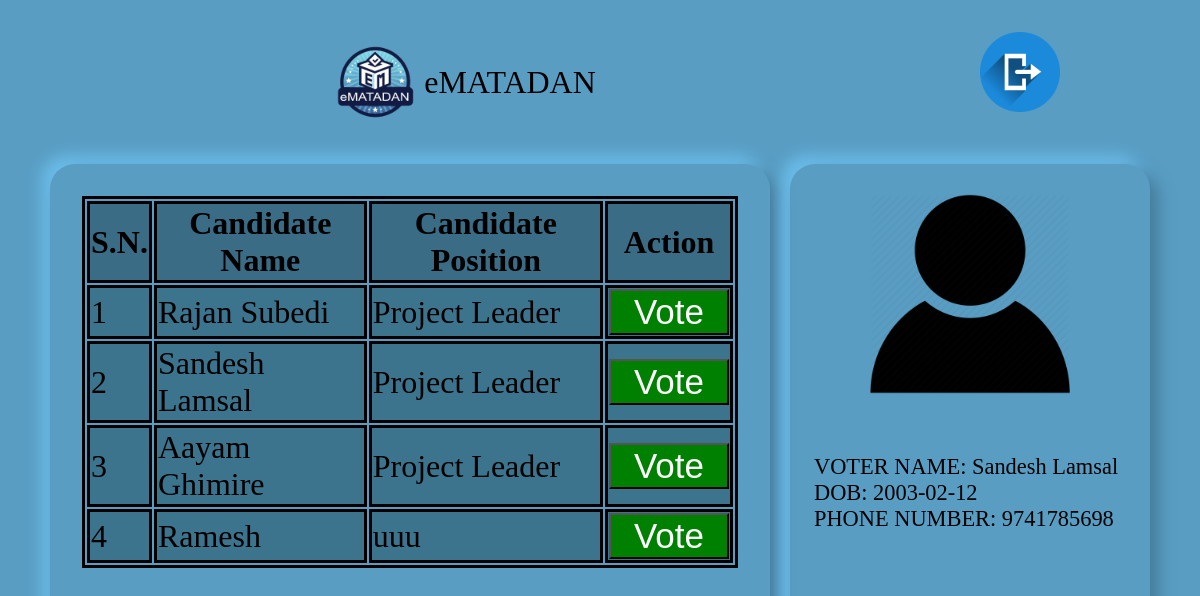
Screenshot of /voter.php (signed in) with the database file from the repository.
### tables this page shows
CREATE TABLE `candidates` (
  `id` int(11) NOT NULL,
  `candidate_name` varchar(30) NOT NULL,
  `candidate_position` varchar(15) NOT NULL,
  `vote_count` int(20) NOT NULL
);

### fetch_candidates_voter.php (the view, shortened to what this page needs)
<?php
$servername = "localhost";
$username = "root";
$password = "";
$database = "ematadan";
$connection = mysqli_connect($servername, $username, $password, $database);
$query = "SELECT candidate_name, candidate_position FROM candidates";
$result = mysqli_query($connection, $query);
if ($result) {
    $serialNumber = 1;
    while ($row = mysqli_fetch_assoc($result)) {
        echo "<tr>";
        echo "<td>" . $serialNumber . "</td>";
        echo "<td>" . $row['candidate_name'] . "</td>";
        echo "<td>" . $row['candidate_position'] . "</td>";
        echo "<td style='text-align: center;'><form action='vote.php' method='post' ><input type='hidden' name='serialNumber' value='$serialNumber' /><button name='vote' id='voteButton'style='width:10dvw;background-color: green; color: white;'>Vote</button></form></td>";
        echo "</tr>";
        $serialNumber++;
    }
} else {
    echo "Error: " . mysqli_error($connection);
}
?>

### stylevot.css (style rules this page uses)
body { background: #599dc3; font-size: 2em; }
th,td,tr { border: 3px solid black; }
tr { background-color: #3c738d; }
button { font-size: 35px; color: white; }

### rows the page displays
candidates: candidate_name "Rajan Subedi", candidate_position "Project Leader"
candidates: candidate_name "Sandesh Lamsal", candidate_position "Project Leader"
candidates: candidate_name "Aayam Ghimire", candidate_position "Project Leader"
candidates: candidate_name "Ramesh", candidate_position "uuu"

### other values shown
$user_data['fname'] "Sandesh"
$user_data['lname'] "Lamsal"
$user_data['dob'] "2003-02-12"
$user_data['phone'] "9741785698"
